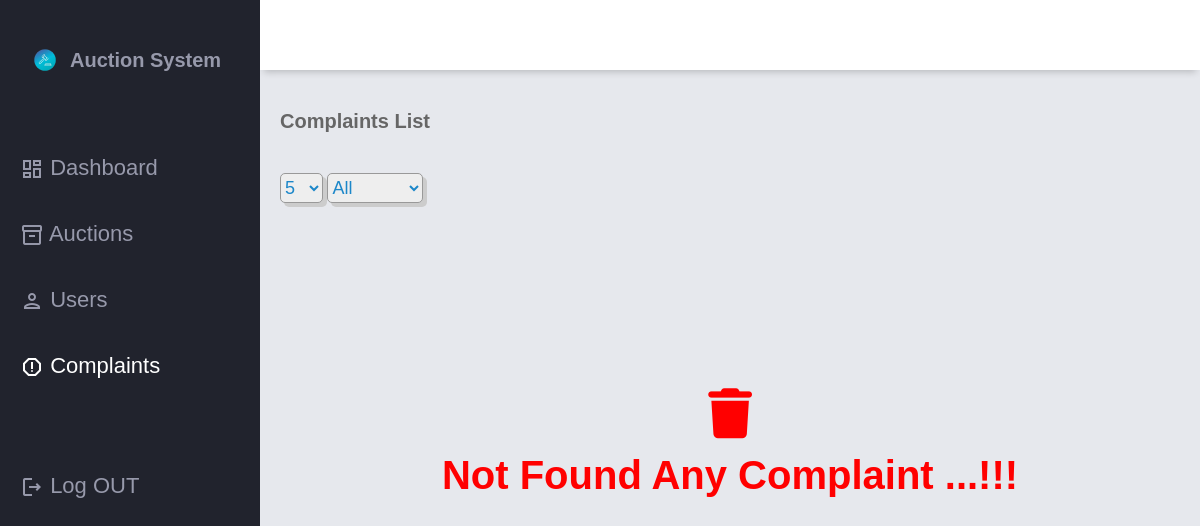
Page /admin/complaints.php (signed in) on the earlier database version.
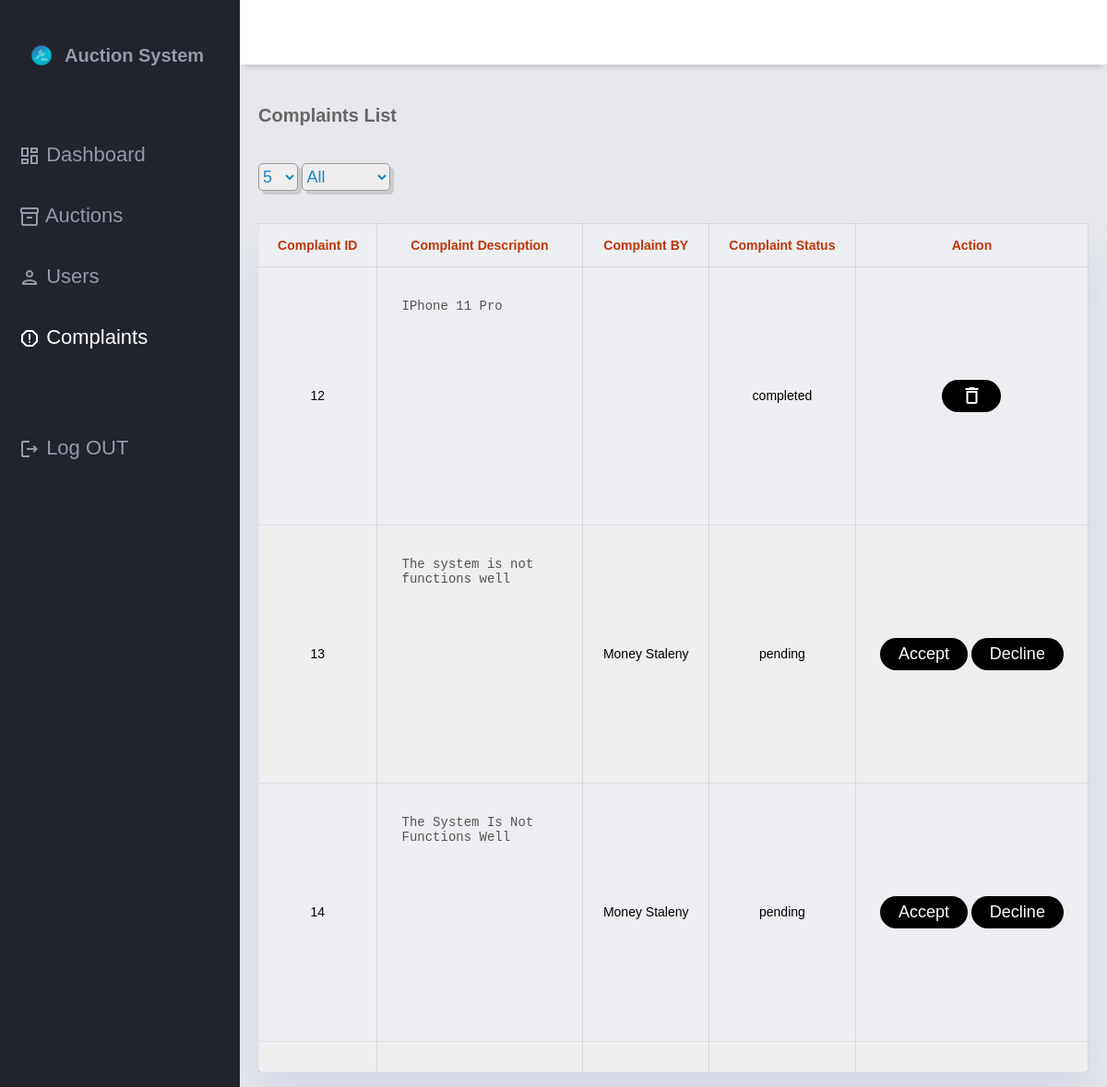
Same page on the later database version.
### tables this page shows
CREATE TABLE `complaints` (
  `complaint_id` int(8) NOT NULL,
  `complaint_description` text NOT NULL,
  `u_id` int(8) NOT NULL,
  `status` enum('accepted','declined','pending','completed') NOT NULL DEFAULT 'pending'
);

CREATE TABLE `users` (
  `u_id` int(8) NOT NULL,
  `name` varchar(50) NOT NULL,
  `contact_no` bigint(10) NOT NULL,
  `email` varchar(50) NOT NULL,
  `address` text NOT NULL,
  `password` varchar(300) NOT NULL,
  `account_status` enum('0','1') NOT NULL DEFAULT '1' COMMENT '0="Blocked",1="Active"',
  `otp` varchar(100) NOT NULL,
  `verification` enum('Verified','Unverified') NOT NULL DEFAULT 'Unverified'
);

### admin/complaints.php (the view, shortened to what this page needs)
<?php
  include '../config/connect.php';
  $id=$_SESSION['id'];
  if(isset($_REQUEST['page'])){
    $page=$_REQUEST['page'];
  }else{
      $page=1;
  }
?>
<!DOCTYPE html>
<html lang="en">
  <head>
    <link rel="stylesheet" href="css/styles.css">
    <link rel="stylesheet" href="css/auctions.css">
    <link rel="stylesheet" href="css/users.css">
    <link rel="stylesheet" href="css/complaints.css">
  </head>
  <body>
    <div class="grid-container">
      <header class="header">
      </header>
      <aside id="sidebar">
<div class="sidebar-title">
<div class="sidebar-brand">
          <image src="images/logo.png" height="50px" width="50px"> Auction System
        </div>
</div>
<ul class="sidebar-list">
  <li class="sidebar-list-item">
    <a href="index.php">
      <span class="material-icons-outlined">dashboard</span> Dashboard
    </a>
  </li>
  <li class="sidebar-list-item">
    <a href="auctions.php">
      <span class="material-icons-outlined">inventory_2</span> Auctions
    </a>
  </li>
  <li class="sidebar-list-item">
    <a href="users.php">
      <span class="material-icons-outlined">person</span> Users
    </a>
  </li>
  <li class="sidebar-list-item">
    <a href="complaints.php">
      <span class="material-icons-outlined">report</span> Complaints
    </a>
  </li>
  <br><br><br>
  <li class="sidebar-list-item">
    <a href="controller/logout.php?logout_id=<?php echo $id; ?>">
      <span class="material-icons-outlined">logout</span> Log OUT
    </a>
  </li>
</ul>
</aside>
      <main class="main-container">
        <div class="main-title">
          <p class="font-weight-bold">Complaints List</p>
        </div>
          <div class="content">
            <div class="charts-card" id='auction-list'>
            <?php
              if (isset($_REQUEST['displayAmount'])) {
                $num_per_page=$_REQUEST['displayAmount'];
              $start_from=($page-1)*$num_per_page;
              } else {
                $num_per_page=05;
              $start_from=($page-1)*$num_per_page;
              }
              if(isset($_REQUEST['status'])){
                $select=$_REQUEST['status'];
              }else{
                $select="All";
              }
              $options = array(5,2,10,15,20,50);
              $complaints = array('All','accepted','declined','pending');
              echo '<form method="post">
              <select name="displayAmount" class="box" onchange="this.form.submit();">';
              foreach ($options as $option) {
                if($option == $num_per_page){
                    echo "<option selected='selected'> $option </option>";
                }else{
                    echo "<option> $option </option>";
                }
              }
              echo  '</select> ';
              echo '<select name="status" class="box" onchange="this.form.submit();">';
              foreach ($complaints as $status) {
                if($status == $select){
                    echo "<option selected='selected'> $status </option>";
                }
                else{
                    echo "<option> $status </option>";
                }
              }
              echo '</select> </form>';
              if($select == 'All'){
                $sql="SELECT * from complaints LIMIT $start_from,$num_per_page";
              }else{
                $sql="SELECT * from complaints where status='$select' LIMIT $start_from,$num_per_page";
              }
              $queryrun=mysqli_query($con,$sql);
              $rows=mysqli_num_rows($queryrun);
                      if($rows > 0){
?>
        <table>
              <thead>
                <tr>
                    <th>Complaint ID</th>
                    <th>Complaint Description</th>
                    <th>Complaint BY</th>
                    <th>Complaint Status</th>
                    <th>Action</th>
                </tr>
              </thead>
              <tbody>
              <?php
                    while($data=mysqli_fetch_assoc($queryrun)){
                      $uid=$data['u_id'];
                      $sql2=mysqli_query($con,"SELECT * from users where u_id='$uid'");
                      $display2=mysqli_fetch_assoc($sql2);
              ?>
                <tr>
                    <td><?php echo $data['complaint_id'];?></td>
                    <td>
                        <textarea name="" id="" cols="20" rows="15" disabled>
                        <?php
                        $desc= $data['complaint_description'];
                          $description=preg_replace('#\[nl\]#','<br>',$desc);
                          $description=preg_replace('#\[sp\]#',"&nbsp",$desc);
                          echo ltrim($description);
                        ?>
                      </textarea>
                    </td>
                    <td><?php echo $display2['name'];?></td>
                    <td><?php echo $data['status'];?></td>
                    <td>
                         <?php
                        if($data['status'] == 'pending'){
                        ?>
                          <a href="controller/complaint_status.php?complaint_id=<?php echo $data['complaint_id']; ?>&decline=false"><button>Accept</button></a>
                          <a href="controller/complaint_status.php?complaint_id=<?php echo $data['complaint_id']; ?>&decline=true"><button>Decline</button></a>
                        <?php
                        }
                        else if($data['status'] == 'completed'){
                        ?>
                          <a href="controller/complaint_status.php?complaint_id=<?php echo $data['complaint_id']; ?>&delete=true">
                            <button>
                              <span class="material-icons-outlined">delete</span>
                            </button>
                          </a>
                        <?php
                        }
                        ?>
                    </td>
                </tr>
                <?php
                    }
                ?>
                  <tr>
                    <td>
                    </td>
                    <td></td>
                    <td></td>
                    <td></td>
            <?php
                }else{
            ?>
                  <div class='empty'>
                    <i class='fa-sharp fa-solid fa-trash'></i>
                    <h1> Not Found Any Complaint ...!!! </h1>
                  </div>
            <?php
                  }
           ?>
                    <td>
                    </td>
                  </tr>
                </tbody>
            </table>
      </div>
          </div>
      </main>
<?php
  include "footer.php";
?>

### admin/footer.php (shortened to what this page needs)
  </body>
</html>

### admin/css/styles.css (style rules this page uses)
body { margin: 0; padding: 0; box-sizing: border-box; background-color: #e6e8ed; color: #666666; font-family: "Montserrat", sans-serif; }
.material-icons-outlined { vertical-align: middle; line-height: 1px; }
.font-weight-bold { font-weight: 600; }
.grid-container { display: grid; grid-template-columns: 260px 1fr 1fr 1fr; grid-template-rows: 0.2fr 3fr; grid-template-areas: "sidebar header header header" "sidebar main main main"; height: 100vh; }
.header { grid-area: header; height: 70px; background-color: #ffffff; display: flex; align-items: center; justify-content: space-between; padding: 0 30px 0 30px; box-shadow: 0 6px 7px -4px rgba(0, 0, 0, 0.2); }
#sidebar { grid-area: sidebar; height: 100%; background-color: #21232d; color: #9799ab; overflow-y: auto; transition: all 0.5s; -webkit-transition: all 0.5s; }
.sidebar-title { display: flex; justify-content: space-between; align-items: center; padding: 20px 20px 20px 20px; margin-bottom: 30px; }
.sidebar-brand { margin-top: 15px; font-weight: 700; font-size: 20px; display: flex; align-items: center; justify-content: center; }
.sidebar-list { padding: 0; margin-top: 15px; list-style-type: none; }
.sidebar-list-item { padding: 20px 20px 20px 20px; }
.sidebar-list-item > a:is(:link,:active,:visited) { text-decoration: none; color: #9799ab; }
a:is(:link,:active,:visited).active { color: white; }
.main-container { grid-area: main; overflow-y: auto; padding: 20px 20px; }
.main-title { display: flex; justify-content: space-between; }
.main-title > p { font-size: 20px; }
.content { display: grid; grid-template-columns: 1fr 1fr; gap: 20px; }
table { width:100%; background: white; border-radius: 5px; text-align: center; box-shadow:0 2rem 3rem rgba(132,139,200,0.18) ; transition: all 300ms ease; }
table thead { margin: 1rem; }
table tbody tr td { text-align: center; height: 1.5rem; font-size: 14px; color:#000; border-bottom: 1px solid rgba(132,139,200,0.18); color: #000; padding: 1rem; }

### admin/css/auctions.css (style rules this page uses)
.main-title { display: flex; justify-content: space-between; }
.main-title > p { font-size: 20px; }
.content { display: grid; grid-template-columns: 1fr; gap: 20px; }
.box { width: fit-content; height: 30px; border: 1px solid #999; font-size: 18px; color: #1c87c9; background-color: #eee; border-radius: 5px; box-shadow: 4px 4px #ccc; margin-top: 20px; margin-bottom: 35px; }
textarea { resize: none; font-size: 16px; overflow: hidden; border: none; height: auto; background: transparent; }
table { width: 100%; border-collapse: collapse; align-items: center; justify-content: center; }
th, td { border-bottom: 1px solid #dddddd; padding: 10px 20px; font-size: 14px; }
tr:nth-child(even) { background-color: #dddddd; }
tr:nth-child(odd) { background-color: #edeef1; }
td button { border: none; padding: 7px 20px; border-radius: 20px; background-color: black; color: #e6e7e8; }
.empty { height: 40vh; text-align: center; align-items: center; justify-content: center; color:red; }
.empty .fa-sharp { font-size: 50px; margin-top: 150px; }
.empty h1 { font-size: 40px; margin-top: 15px; }

### admin/css/users.css (style rules this page uses)
* { box-sizing: border-box; }
table { width: 100%; font-size: 13px; color: #444; white-space: nowrap; border-collapse: collapse; }
table>thead { background-color: #00bcd4; color:#BF360C; }
table>thead th { padding: 15px; }
table th, table td { border: 1px solid #00000017; padding: 10px 15px; }
table>tbody>tr { background-color: #fff; transition: 0.3s ease-in-out; }
table>tbody>tr:nth-child(even) { background-color: rgb(238, 238, 238); }
button { border: none; outline: 0; display: inline-block; padding: 8px; color: white; background-color: #000; text-align: center; cursor: pointer; width: 100%; font-size: 18px; }
a { text-decoration: none; font-size: 22px; color: black; }
img { border: 0px solid black; }
.box { width: fit-content; height: 30px; border: 1px solid #999; font-size: 18px; color: #1c87c9; background-color: #eee; border-radius: 5px; box-shadow: 4px 4px #ccc; margin-top: 20px; margin-bottom: 35px; }

### admin/css/complaints.css (style rules this page uses)
textarea { resize: none; font-size: 14px; font-display: initial; border: none; }
table tr td button { background: black; color: white; width: fit-content; }
.empty { height: 40vh; text-align: center; align-items: center; justify-content: center; color:red; }
.empty .fa-sharp { font-size: 50px; margin-top: 150px; }
.empty h1 { font-size: 40px; margin-top: 15px; }

Differences in the rows shown:
added complaints: complaint_id "12", complaint_description "IPhone 11 Pro", status "completed"
added complaints: complaint_id "13", complaint_description "The system is not functions well", u.name "Money Staleny", status "pending"
added complaints: complaint_id "14", complaint_description "The System Is Not Functions Well", u.name "Money Staleny", status "pending"
Other differences:
text no longer shown: "Not Found Any Complaint ...!!!"
text now shown: "Complaint ID Complaint Description Complaint BY Complaint Status Action"
